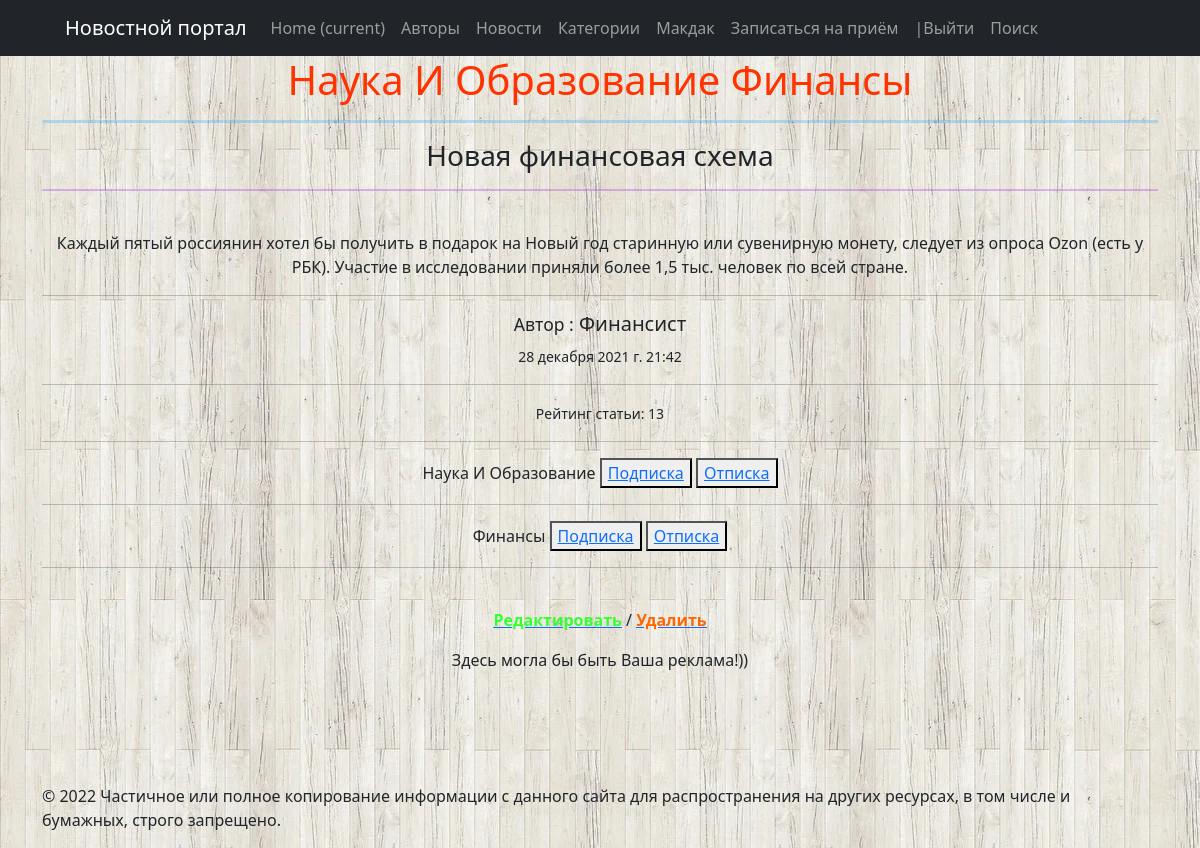
Page /2/ on the committed database.
### news/models.py (models this page shows, shortened)
class Category(models.Model):
    name = models.CharField(max_length=64, unique=True, verbose_name='Название категории')
    subscribers = models.ManyToManyField(User, )
    def __str__(self):
        return f'{self.name}'
    class Meta:
        verbose_name = "Категории"
        verbose_name_plural = "Категории"
        ordering = ('name',)

class Post(models.Model):
    author = models.ForeignKey(Author, on_delete=models.CASCADE, verbose_name="Авторы")
    NEWS = 'NW'
    ARTICLE = 'AR'
    CATEGORY_CHOICES = (
        (NEWS, 'Новости'),
        (ARTICLE, 'Статья'),
    )
    categoryType = models.CharField(max_length=2, choices=CATEGORY_CHOICES, default=ARTICLE, verbose_name="Категория")
    dateCreation = models.DateTimeField(auto_now_add=True, verbose_name="Время создания новости")
    postCategory = models.ManyToManyField(Category, through='PostCategory', verbose_name="Название категории")
    title = models.CharField(max_length=128, verbose_name="Заголовок")
    text = models.TextField(verbose_name="Текст")
    rating = models.SmallIntegerField(default=0, verbose_name="Рейтинг")
    class Meta:
        verbose_name = "Посты"
        verbose_name_plural = "Посты"

class Author(models.Model):
    authorUser = models.OneToOneField(User, on_delete=models.CASCADE, verbose_name='Имя автора' )
    ratingAuthor = models.SmallIntegerField(default=0, verbose_name='Рейтинг')
    def __str__(self):
        return f'{self.authorUser}'
    class Meta:
        verbose_name = "Авторы"
        verbose_name_plural = "Авторы"
        ordering = ('-ratingAuthor', 'authorUser')

### news/views.py (the view)
# urls.py: path('<int:pk>/', NewsDetailView.as_view(), name='news_detail'),
class NewsDetailView(DetailView):
    template_name = 'news_detail.html'
    queryset = Post.objects.all()
    def get_context_data(self, **kwargs):
        context = super().get_context_data(**kwargs)
        id = self.kwargs.get('pk')
        aaa = Category.objects.filter(pk=Post.objects.get(pk=id).postCategory.name).values("subscribers__username")
        context['is_not_subscribe'] = not aaa.filter(subscribers__username=self.request.user).exists()
        context['is_subscribe'] = aaa.filter(subscribers__username=self.request.user).exists()
        return context
    def get_object(self, *args, **kwargs):  # переопределяем метод получения объекта, как ни странно
        obj = cache.get(f'product-{self.kwargs["pk"]}',
                        None)  # кэш очень похож на словарь, и метод get действует также. Он забирает значение по ключу, если его нет, то забирает None.
        if not obj:
            obj = super().get_object(*args, **kwargs)
            cache.set(f'product-{self.kwargs["pk"]}', obj)
        return obj

### news/templates/news_detail.html (shortened to what this page needs)
{% extends 'flatpages/default.html' %}
{% block content %}
<h1><span style="color: #ff3300;">{% for new in post.postCategory.all %}
    {{ new|title }}
    {% endfor %}</span></h1>
<hr size="5" style="color: #0099ff;"/>
<h3>{{ post.title }}</h3>
<hr  size="4" style="color: #9400D3;" />
<br>
{{ post.text|linebreaks }}
<hr/>
<h5><small>Автор  :</small> {{ post.author|title }}</h5>
<small>{{ post.dateCreation }}</small>
<hr/>
<small>Рейтинг статьи: {{ post.rating }}</small>
{% for category in post.postCategory.all %}
<hr>
{{ category|title }}
{% if is_not_subscribe %}
<button><a href="{% url 'subscribed' category.id %}">Подписка</a></button>
{% endif %}
{% if not is_subscribe %}
<button><a href="{% url 'subscribed' category.id %}">Отписка</a></button>
{% endif %}
{% endfor %}
<hr>
<br>
<a href="{% url 'news_update' post.id %}"><u><strong><span style="color: #33ff33;">Редактировать</span></strong></u></a> /
<a href="{% url 'news_delete' post.id %}"><u><strong><span style="color: #ff6600;">Удалить</span></strong></u></a>
<p style="color:#3399ff">
    <marquee behavior="scroll" direction="left">Здесь могла бы быть Ваша реклама!))</marquee>
</p>
{% endblock %}

### rows in the picture
Category: name "Наука И Образование"
Category: name "Финансы"
Post: title "Новая финансовая схема", text "Каждый пятый россиянин хотел бы получить в подарок на Новый год старинную или сувенирную монету, следует из опроса Ozon (есть у РБК). Участие в исследовании приняли более 1,5 тыс. человек по всей стране.", author "Финансист", dateCreation "28 декабря 2021 г. 21:42", rating "13"
